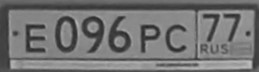
#> input picture Распознавание автомобильных номеров/Распознование текста/2.jpg, 259 x 72 px
$ python 'text recognition.py'
#> lines starting #> are read from the running program, lines starting #| are printed output that depends on the picture; after the words box and inside, x2 and y2 are one past the last pixel; in counts of white or black regions, pixels touching at a corner belong together
import cv2
import numpy as np
import pytesseract
image_file = "2.jpg"
img = cv2.imread(image_file)
#> img is the input picture: shape (72, 259, 3); min 37, max 193, mean 114.9
pytesseract.pytesseract.tesseract_cmd = r"C:/Program Files/Tesseract-OCR/tesseract.exe"
config = r' --oem 3 --psm 10 -c tessedit_char_whitelist=ABCDEFGHIJKLMNOPQRSTUVWXYZ0123456789'
pytesseract.pytesseract.tesseract_cmd = r"C:/Program Files/Tesseract-OCR/tesseract.exe"
def get_license_plate(img):
    gray = cv2.cvtColor(img, cv2.COLOR_BGR2GRAY)
    ret, thresh = cv2.threshold(gray, 70, 255, cv2.THRESH_BINARY)
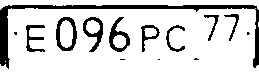
#> thresh: shape (72, 259); 82.8% white; 14 black regions (5 under 20 px), largest, box (x1, y1, x2, y2) and area: (0, 5, 259, 69) 1648, (56, 17, 77, 51) 292, (109, 17, 130, 52) 279
    #pytesseract.pytesseract.tesseract_cmd = r"C:/Program Files/Tesseract-OCR/tesseract.exe"
    #config = r' --oem 3 --psm 10 -c tessedit_char_whitelist=ABCDEFGHIJKLMNOPQRSTUVWXYZ0123456789'
    img_erode = cv2.erode(thresh, np.ones((3, 3), np.uint8), iterations=2)
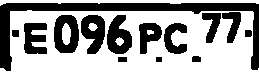
#> img_erode: shape (72, 259); 61.4% white; 14 black regions
    # Get contours
    contours, hierarchy = cv2.findContours(img_erode, cv2.RETR_TREE, cv2.CHAIN_APPROX_NONE)
#> contours = 19 contours, 1 with area under 20; largest, box (x1, y1, x2, y2) and area: (0, 10, 259, 72) 14486, (53, 14, 80, 54) 880, (106, 14, 133, 55) 746, (80, 14, 106, 55) 734, (23, 22, 48, 55) 610

    values = []
    output = img.copy()
    #print(contours)
    for idx, contour in enumerate(contours):
        (x, y, w, h) = cv2.boundingRect(contour)
        # print("R", idx, x, y, w, h, cv2.contourArea(contour), hierarchy[0][idx])
        # hierarchy[i][0]: the index of the next contour of the same level
        # hierarchy[i][1]: the index of the previous contour of the same level
        # hierarchy[i][2]: the index of the first child
        # hierarchy[i][3]: the index of the parent
        if hierarchy[0][idx][3] == 0:
            if w*h > 100:
                image_car_number = img_erode[y: (y + h), x: (x + w)].copy()
                cv2.rectangle(output, (x, y), (x + w, y + h), (70, 0, 0), 1)
                number = pytesseract.image_to_string(image_car_number, config=config).strip()
                values.append([number, x])
#> this loop made 7 passes
#> (x, y, w, h) on passes 1 to 7: (0, 10, 259, 62), (155, 56, 8, 7), (117, 56, 11, 7), (191, 55, 11, 8), (244, 29, 9, 9), (11, 29, 9, 9), (163, 22, 25, 33)
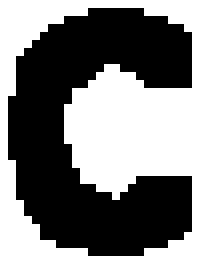
#> image_car_number: shape (33, 25) (shown 8 times larger); 48.4% white; 1 white region, box (x1, y1, x2, y2) and area: (0, 0, 25, 33) 399
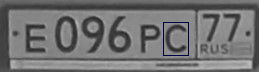
#> output: shape (72, 259, 3); 0.62% of pixels changed, all inside (x1, y1, x2, y2) = (163, 22, 189, 56)
#> after the loop, values = []

    values.sort(key= lambda x: x[1])
    license_plate = ''
    for value in values:
        license_plate += value[0]
    return license_plate

print(get_license_plate(img))
#> (the call stopped at in get_license_plate, `number = pytesseract.image_to_string(image_car_number, config=config)...`: pytesseract is not available in this run)
